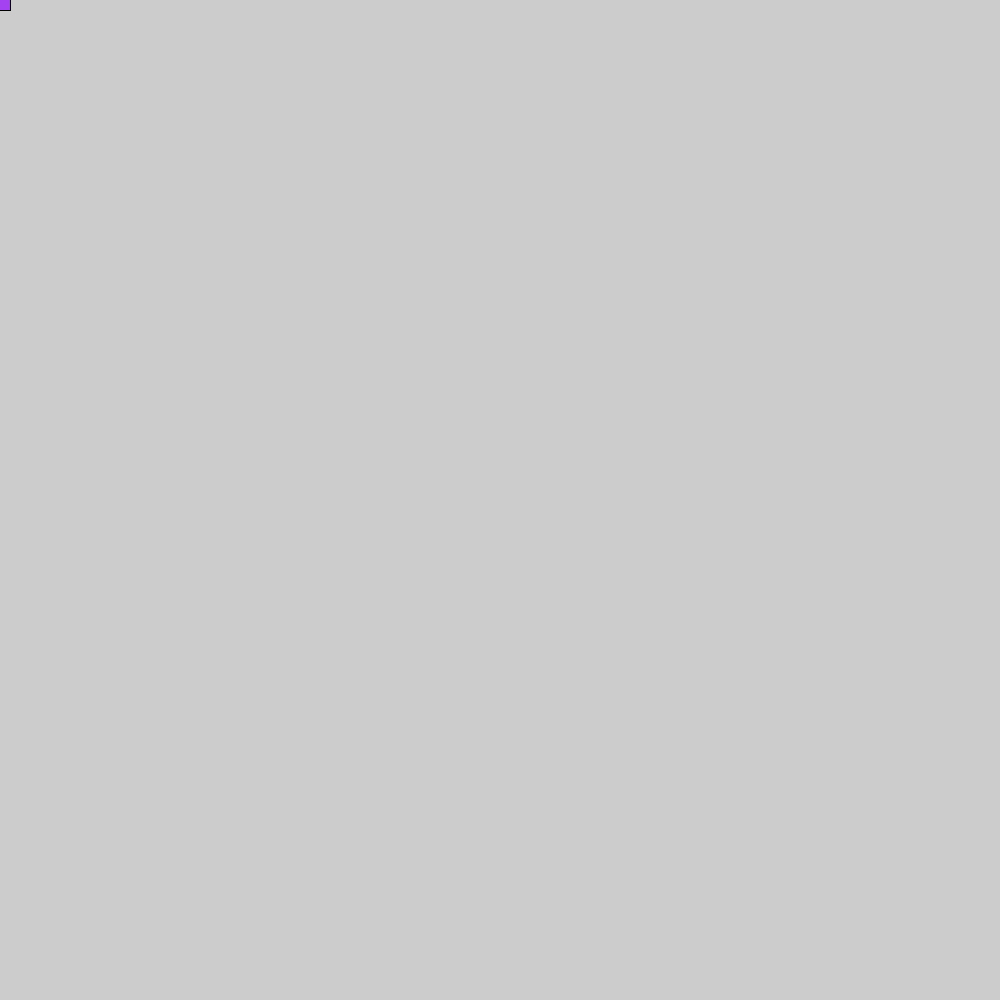
Frame 1 (no input)
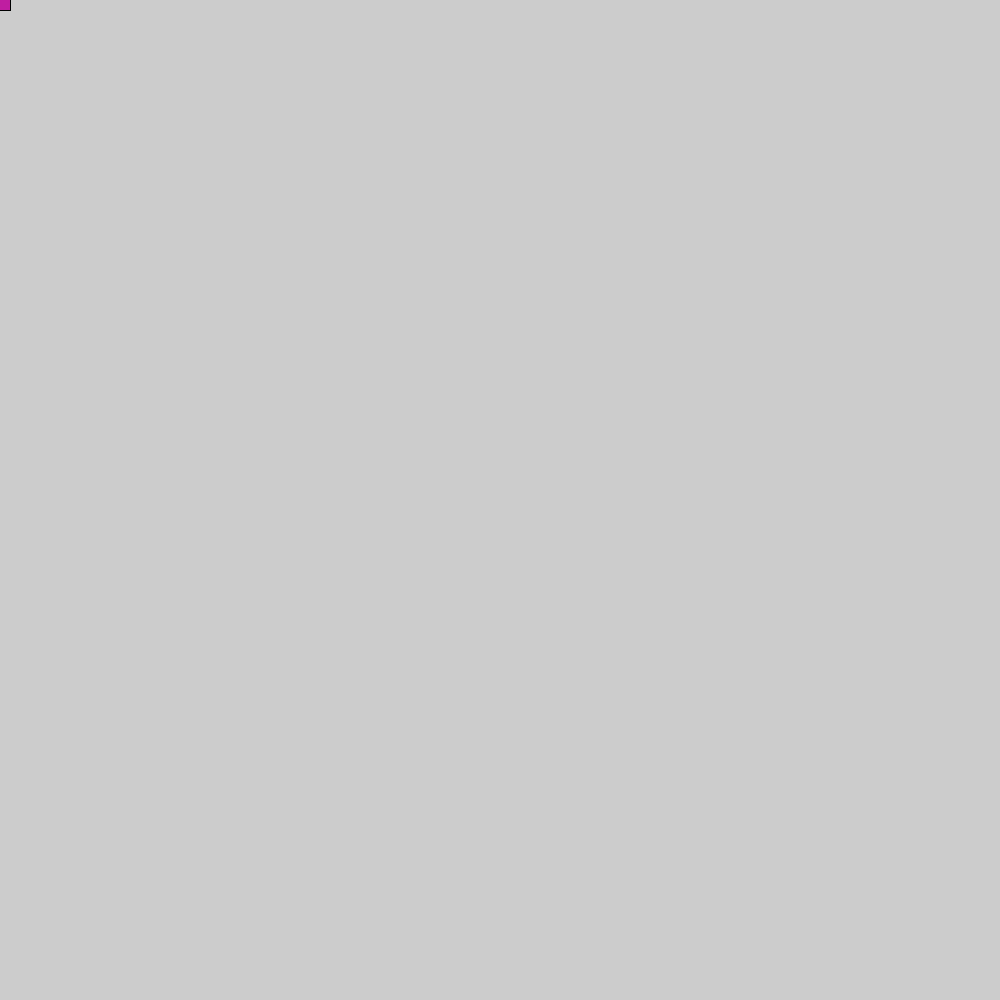
Frame 60 (the mouse pressed at the canvas centre just before this capture)
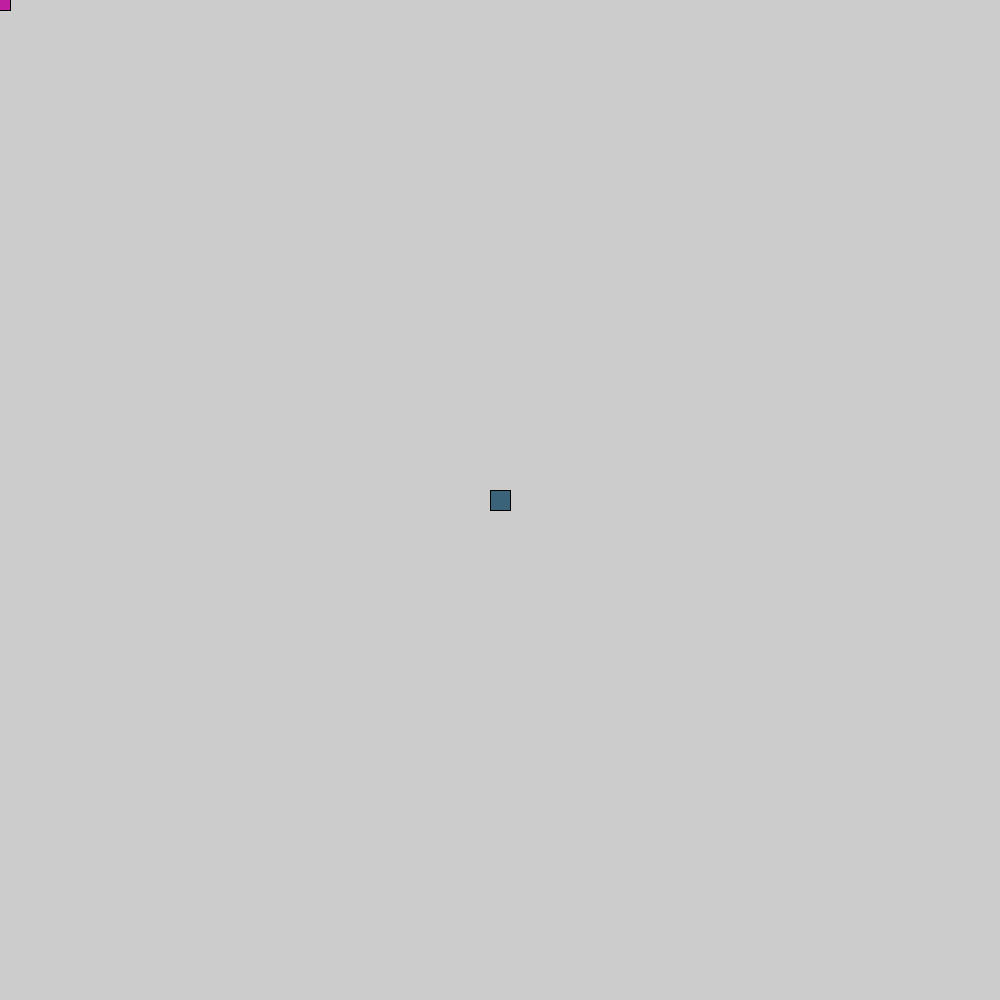
Frame 120 (the mouse held since frame 60 and released just before this capture)

The Processing sketch that drew these frames (run headless with seeded random() and noise(); from frame 60 on, the mouse is pressed at the canvas centre):

// Processing sketch: opdracht__H12_3
// ── opdracht__H12_3.pde


void setup(){
 size(1000, 1000); 
}

void draw(){
  fill(random(0, 255), random(0, 255), random(0, 255));
  rect(mouseX - 10, mouseY -10, 20, 20);
}
